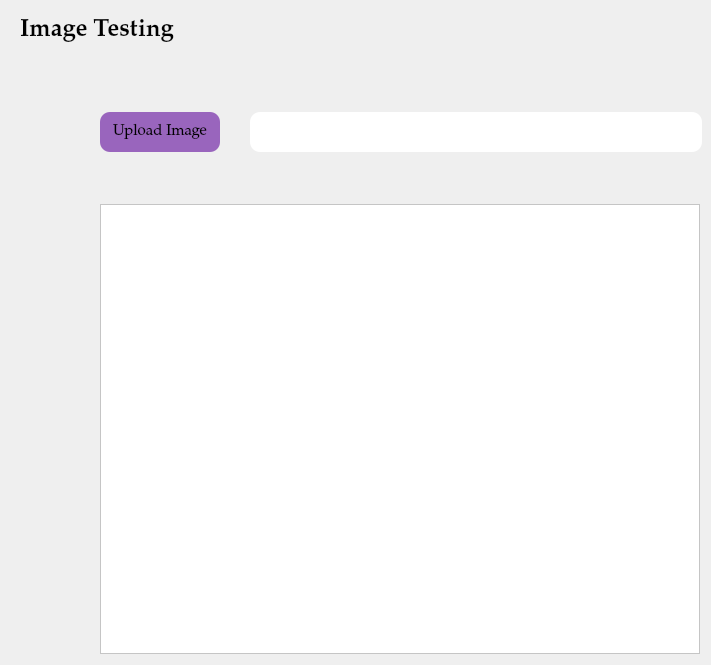
             <widget class="QWidget" name="test_image_page">
              <widget class="QLabel" name="label_11">
               <property name="geometry">
                <rect>
                 <x>20</x>
                 <y>10</y>
                 <width>211</width>
                 <height>41</height>
                </rect>
               </property>
               <property name="font">
                <font>
                 <family>Palatino Linotype</family>
                 <pointsize>18</pointsize>
                 <weight>75</weight>
                 <bold>true</bold>
                </font>
               </property>
               <property name="text">
                <string>Image Testing</string>
               </property>
              </widget>
              <widget class="QWidget" name="layoutWidget_2">
               <property name="geometry">
                <rect>
                 <x>100</x>
                 <y>110</y>
                 <width>602</width>
                 <height>546</height>
                </rect>
               </property>
               <layout class="QVBoxLayout" name="verticalLayout_15">
                <property name="spacing">
                 <number>50</number>
                </property>
                <item>
                 <layout class="QHBoxLayout" name="horizontalLayout_7">
                  <property name="spacing">
                   <number>30</number>
                  </property>
                  <item>
                   <widget class="QPushButton" name="upload_image">
                    <property name="minimumSize">
                     <size>
                      <width>120</width>
                      <height>40</height>
                     </size>
                    </property>
                    <property name="maximumSize">
                     <size>
                      <width>120</width>
                      <height>40</height>
                     </size>
                    </property>
                    <property name="font">
                     <font>
                      <family>Palatino Linotype</family>
                      <pointsize>11</pointsize>
                     </font>
                    </property>
                    <property name="styleSheet">
                     <string notr="true">QPushButton{
	border-radius:10px;
	background-color: rgb(153, 101, 189);
}

QPushButton:checked{
	
	background-color: rgb(168, 105, 179);
}</string>
                    </property>
                    <property name="text">
                     <string>Upload Image</string>
                    </property>
                    <property name="checkable">
                     <bool>true</bool>
                    </property>
                   </widget>
                  </item>
                  <item>
                   <widget class="QLabel" name="label_6">
                    <property name="minimumSize">
                     <size>
                      <width>0</width>
                      <height>40</height>
                     </size>
                    </property>
                    <property name="maximumSize">
                     <size>
                      <width>16777215</width>
                      <height>40</height>
                     </size>
                    </property>
                    <property name="font">
                     <font>
                      <family>Palatino Linotype</family>
                      <pointsize>10</pointsize>
                     </font>
                    </property>
                    <property name="layoutDirection">
                     <enum>Qt::LeftToRight</enum>
                    </property>
                    <property name="styleSheet">
                     <string notr="true">background-color: rgb(255, 255, 255);
color:black;
border-radius:10px;</string>
                    </property>
                    <property name="text">
                     <string/>
                    </property>
                    <property name="textFormat">
                     <enum>Qt::AutoText</enum>
                    </property>
                    <property name="margin">
                     <number>0</number>
                    </property>
                   </widget>
                  </item>
                 </layout>
                </item>
                <item>
                 <widget class="QFrame" name="frame_3">
                  <property name="minimumSize">
                   <size>
                    <width>600</width>
                    <height>450</height>
                   </size>
                  </property>
                  <property name="maximumSize">
                   <size>
                    <width>600</width>
                    <height>450</height>
                   </size>
                  </property>
                  <property name="styleSheet">
                   <string notr="true">background-color: rgb(255, 255, 255);</string>
                  </property>
                  <property name="frameShape">
                   <enum>QFrame::StyledPanel</enum>
                  </property>
                  <property name="frameShadow">
                   <enum>QFrame::Raised</enum>
                  </property>
                 </widget>
                </item>
               </layout>
              </widget>
             </widget>
